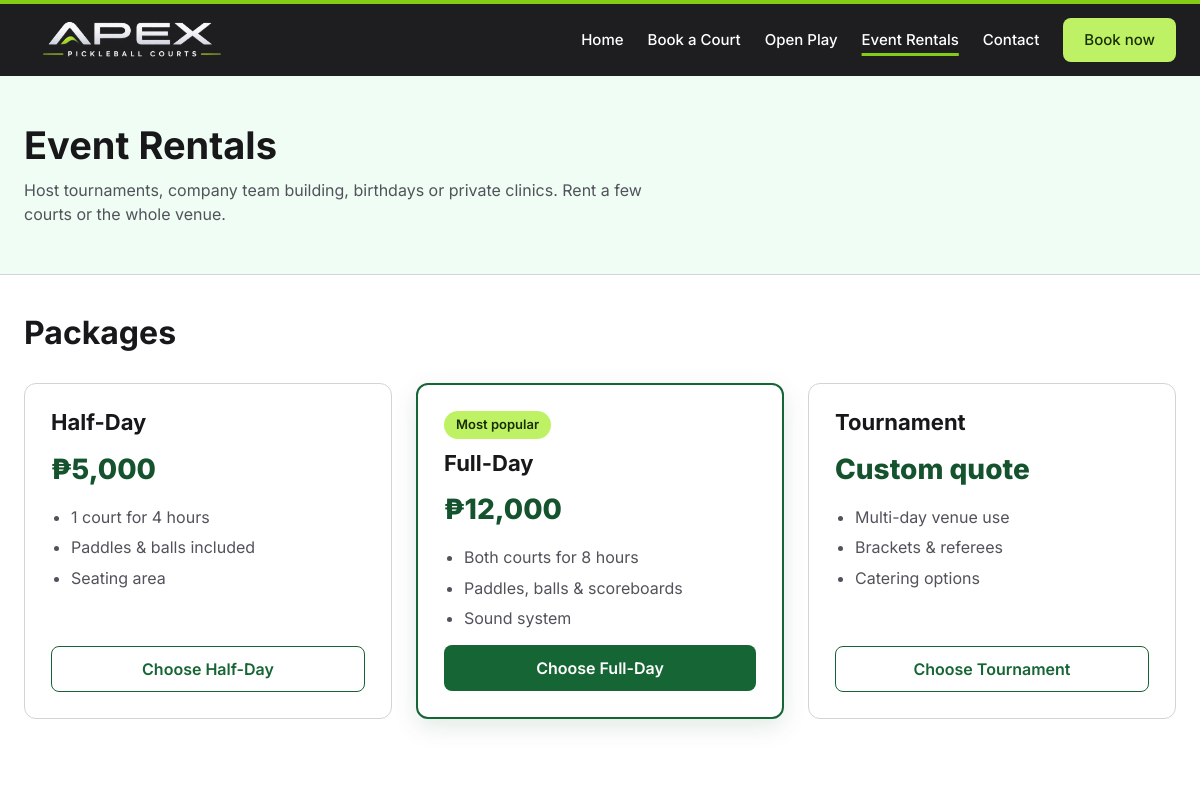
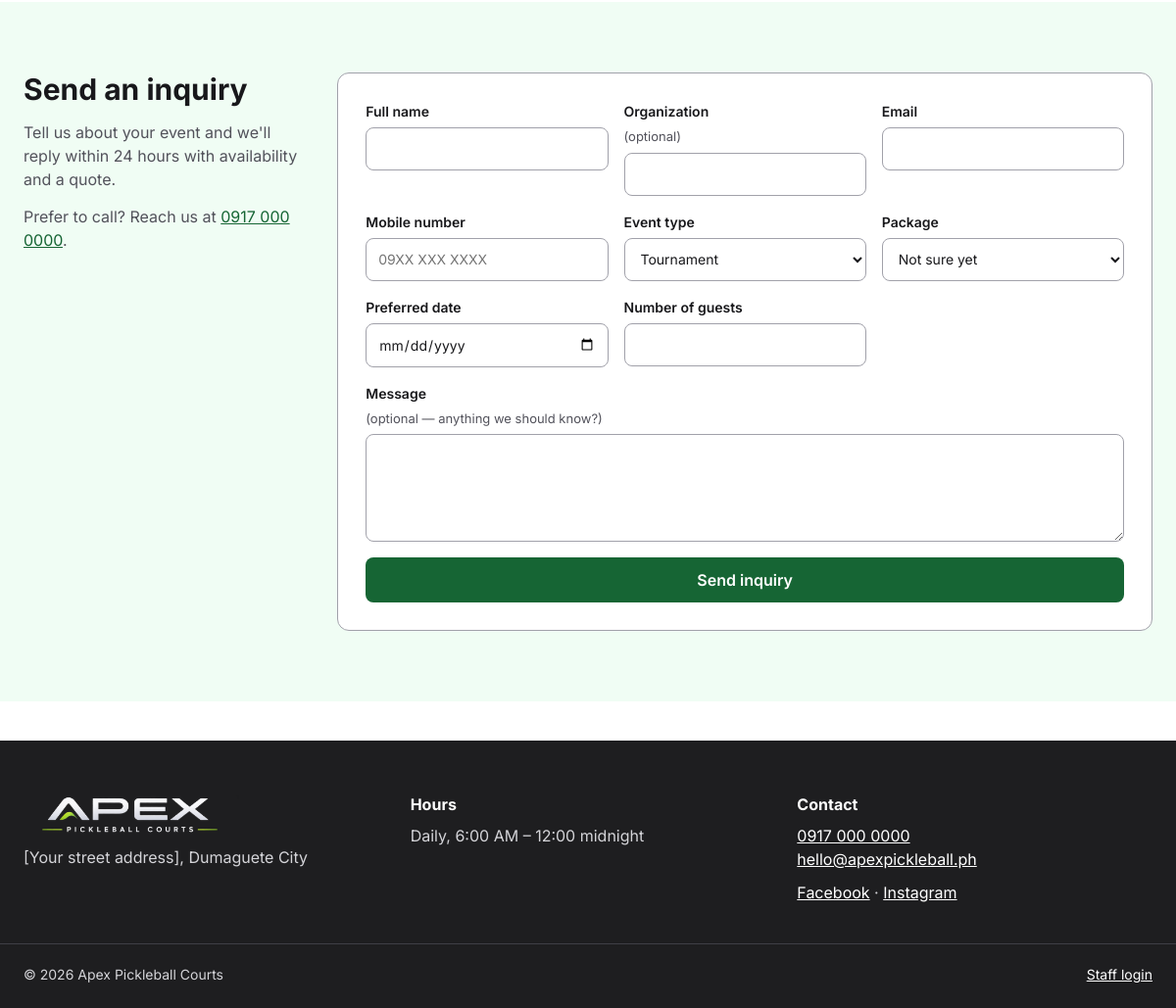
Page /rentals.php on the committed database (2 pictures, top to bottom).
### tables this page shows
CREATE TABLE event_packages (
  id INT AUTO_INCREMENT PRIMARY KEY,
  name VARCHAR(50) NOT NULL,
  price DECIMAL(10,2) NULL,           
  features TEXT NOT NULL,             
  is_popular TINYINT(1) NOT NULL DEFAULT 0,
  sort_order INT NOT NULL DEFAULT 0
);

### includes/functions.php (called while the page is built, shortened)
<?php
function e($value): string
{
    return htmlspecialchars((string) $value, ENT_QUOTES, 'UTF-8');
}
function money($amount): string
{
    return '₱' . number_format((float) $amount, 0);
}

### rentals.php (the view, shortened to what this page needs)
<?php
require __DIR__ . '/includes/functions.php';
$pdo = db();
$packages = $pdo->query('SELECT * FROM event_packages ORDER BY sort_order, id')->fetchAll();
$eventTypes = ['Tournament', 'Team building', 'Birthday / private party', 'Clinic / training', 'Other'];
$old = ['name' => '', 'organization' => '', 'email' => '', 'phone' => '', 'event_type' => $eventTypes[0],
        'package_id' => (int) ($_GET['package'] ?? 0), 'preferred_date' => '', 'guests' => '', 'message' => ''];
require __DIR__ . '/includes/header.php';
?>
<section class="page-head">
  <div class="container">
    <h1>Event Rentals</h1>
    <p>Host tournaments, company team building, birthdays or private clinics. Rent a few courts or the whole venue.</p>
  </div>
</section>
<section class="section-tight">
  <div class="container">
    <div class="section-head"><h2>Packages</h2></div>
    <div class="card-grid">
      <?php foreach ($packages as $p): ?>
        <article class="package <?= $p['is_popular'] ? 'popular' : '' ?>">
          <?php if ($p['is_popular']): ?><span class="tag tag-lime" style="align-self: flex-start">Most popular</span><?php endif; ?>
          <h3><?= e($p['name']) ?></h3>
          <p class="price"><?= $p['price'] !== null ? money($p['price']) : 'Custom quote' ?></p>
          <ul>
            <?php foreach (preg_split('/\r?\n|\\\\n/', $p['features']) as $f): if (trim($f) === '') continue; ?>
              <li><?= e($f) ?></li>
            <?php endforeach; ?>
          </ul>
          <a href="rentals.php?package=<?= (int) $p['id'] ?>#inquiry" class="btn <?= $p['is_popular'] ? 'btn-primary' : 'btn-outline' ?>">Choose <?= e($p['name']) ?></a>
        </article>
      <?php endforeach; ?>
    </div>
  </div>
</section>
<section class="section" id="inquiry" style="background: var(--mint)">
  <div class="container">
    <div class="inquiry-layout">
      <div class="inquiry-intro">
        <h2 style="font-size: 30px">Send an inquiry</h2>
        <p class="muted">Tell us about your event and we'll reply within 24 hours with availability and a quote.</p>
        <p class="muted">Prefer to call? Reach us at <a href="tel:<?= e(preg_replace('/\s+/', '', SITE_PHONE)) ?>"><?= e(SITE_PHONE) ?></a>.</p>
      </div>
      <form method="post" action="rentals.php#inquiry" class="inquiry-form" style="background: var(--white)">
        <div class="form-grid">
          <label class="field">Full name<input type="text" name="name" value="<?= e($old['name']) ?>" required maxlength="100" autocomplete="name"></label>
          <label class="field">Organization <span class="hint">(optional)</span><input type="text" name="organization" value="<?= e($old['organization']) ?>" maxlength="100" autocomplete="organization"></label>
          <label class="field">Email<input type="email" name="email" value="<?= e($old['email']) ?>" required autocomplete="email"></label>
          <label class="field">Mobile number<input type="tel" name="phone" value="<?= e($old['phone']) ?>" required placeholder="09XX XXX XXXX" autocomplete="tel"></label>
          <label class="field">Event type
            <select name="event_type">
              <?php foreach ($eventTypes as $t): ?><option <?= $old['event_type'] === $t ? 'selected' : '' ?>><?= e($t) ?></option><?php endforeach; ?>
            </select>
          </label>
          <label class="field">Package
            <select name="package_id">
              <option value="0">Not sure yet</option>
            </select>
          </label>
          <label class="field">Preferred date<input type="date" name="preferred_date" value="<?= e($old['preferred_date']) ?>" min="<?= date('Y-m-d') ?>" required></label>
          <label class="field">Number of guests<input type="number" name="guests" value="<?= e($old['guests']) ?>" min="1" max="500" required></label>
          <label class="field full">Message <span class="hint">(optional — anything we should know?)</span><textarea name="message" rows="4" maxlength="2000"><?= e($old['message']) ?></textarea></label>
          <button type="submit" class="btn btn-primary full">Send inquiry</button>
        </div>
      </form>
    </div>
  </div>
</section>
<?php require __DIR__ . '/includes/footer.php'; ?>

### assets/css/style.css (style rules this page uses)
:root { --charcoal: #1e1e20; --lime: #bef264; --lime-strong: #84cc16; --lime-ink: #1a2e05; --green: #166534; --green-deep: #14532d; --mint: #f0fdf4; --mint-2: #dcfce7; --ink: #18181b; --muted: #52525b; --line: #d4d4d8; --line-soft: #e4e4e7; --white: #ffffff; --radius: 12px; --shadow: 0 8px 24px rgba(20, 83, 45, 0.12); }
*, *::before, *::after { box-sizing: border-box; }
html { scroll-behavior: smooth; }
body { margin: 0; font-family: Inter, system-ui, -apple-system, "Segoe UI", sans-serif; color: var(--ink); background: var(--white); line-height: 1.5; }
a { color: var(--green); }
h1, h2, h3 { line-height: 1.15; margin: 0; }
p { margin: 0; }
.container { max-width: 1200px; margin: 0 auto; padding: 0 24px; }
.muted { color: var(--muted); }
.btn { display: inline-flex; align-items: center; justify-content: center; gap: 8px; min-height: 44px; padding: 10px 20px; border-radius: 8px; border: 1px solid transparent; font: inherit; font-weight: 600; text-decoration: none; cursor: pointer; transition: background .15s, border-color .15s, color .15s, transform .15s; }
.btn-primary { background: var(--green); color: var(--white); }
.btn-outline { background: var(--white); border-color: var(--green); color: var(--green); }
.field { display: flex; flex-direction: column; gap: 6px; font-size: 14px; font-weight: 600; }
.field input, .field select, .field textarea { min-height: 44px; padding: 10px 12px; border: 1px solid #a1a1aa; border-radius: 8px; font: inherit; font-weight: 400; background: var(--white); color: var(--ink); width: 100%; }
.field textarea { resize: vertical; min-height: 110px; }
.field .hint { font-weight: 400; font-size: 13px; color: var(--muted); }
.form-grid { display: grid; grid-template-columns: repeat(auto-fit, minmax(220px, 1fr)); gap: 16px; }
.form-grid .full { grid-column: 1 / -1; }
.section { padding: 72px 0; }
.section-tight { padding: 40px 0 72px; }
.section-head { margin-bottom: 32px; display: flex; flex-direction: column; gap: 8px; }
.section-head h2 { font-size: 32px; }
.page-head { background: var(--mint); border-bottom: 1px solid var(--line); }
.page-head .container { padding-top: 48px; padding-bottom: 48px; display: flex; flex-direction: column; gap: 10px; }
.page-head h1 { font-size: 38px; }
.page-head p { color: var(--muted); max-width: 640px; }
.card-grid { display: grid; grid-template-columns: repeat(auto-fit, minmax(280px, 1fr)); gap: 24px; }
.tag { display: inline-block; padding: 4px 12px; border-radius: 999px; font-size: 13px; font-weight: 600; white-space: nowrap; }
.tag-lime { background: var(--lime); color: var(--lime-ink); }
.package { border: 1px solid var(--line); border-radius: var(--radius); padding: 26px; display: flex; flex-direction: column; gap: 12px; background: var(--white); }
.package.popular { border: 2px solid var(--green); box-shadow: var(--shadow); }
.package h3 { font-size: 22px; }
.package .price { font-size: 28px; font-weight: 800; color: var(--green-deep); }
.package ul { margin: 0; padding-left: 20px; color: var(--muted); line-height: 1.9; }
.package .btn { margin-top: auto; }
.inquiry-layout { display: flex; flex-wrap: wrap; gap: 40px; align-items: flex-start; }
.inquiry-intro { flex: 1 1 280px; display: flex; flex-direction: column; gap: 14px; }
.inquiry-form { flex: 999 1 560px; min-width: 0; border: 1px solid #a1a1aa; border-radius: var(--radius); padding: 28px; }

### rows in the picture
event_packages: name "Half-Day", price "₱5,000", features "1 court for 4 hours", features "Paddles & balls included", features "Seating area"
event_packages: is_popular "Most popular", name "Full-Day", price "₱12,000", features "Both courts for 8 hours", features "Paddles, balls & scoreboards", features "Sound system"
event_packages: name "Tournament", shows "Custom quote", features "Multi-day venue use", features "Brackets & referees", features "Catering options"

### other values in the picture
$label "Home"
$label "Book a Court"
$label "Open Play"
$label "Event Rentals"
SITE_PHONE "0917 000 0000"
SITE_ADDRESS "[Your street address], Dumaguete City"
SITE_HOURS "Daily, 6:00 AM – 12:00 midnight"
SITE_EMAIL "hello@apexpickleball.ph"
SITE_NAME "Apex Pickleball Courts"
form field event_type "Tournament"
